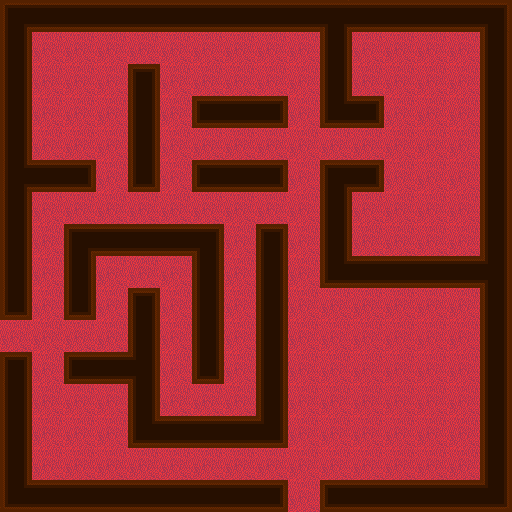

Rendered tile map (Tiled .tmx) drawn with the repository's tilesets; below, a short description and the map source with its tile grids summarised:
An orthogonal 16x16 tile map with 32x32 px tiles, 2 tile layers (moquette, Calque de Tile 1), 1 hidden layer not drawn, 3 tilesets, 1 image layer and 1 object (PlayerEntity).

<map version="1.0" orientation="orthogonal" width="16" height="16" tilewidth="32" tileheight="32">
 <tileset firstgid="1" name="min" tilewidth="32" tileheight="32">
  <image source="../tilesets/walls.png" width="256" height="192" />
 </tileset>
 <tileset firstgid="49" name="meta" tilewidth="32" tileheight="32">
  <image source="../tilesets/metaset2.png" width="128" height="96" />
  <tile id="0">
   <properties>
    <property name="type" value="wall" />
   </properties>
  </tile>
  <tile id="1">
   <properties>
    <property name="type" value="box" />
   </properties>
  </tile>
 </tileset>
 <tileset firstgid="61" name="moquette" tilewidth="32" tileheight="32">
  <image source="../tilesets/moquette.png" width="96" height="192" />
 </tileset>
 <imagelayer name="Background" width="16" height="16">
  <image source="../images/background.png" />
 </imagelayer>
 <layer name="moquette" width="16" height="16">
  <data>[256 cells, 256 non-empty, 1 distinct tile ids]</data>
 </layer>
 <layer name="Calque de Tile 1" width="16" height="16">
  <data>[256 cells, 256 non-empty, 14 distinct tile ids]</data>
 </layer>
 <layer name="meta" width="16" height="16" visible="0">
  <data>[256 cells, 114 non-empty, 2 distinct tile ids]</data>
 </layer>
 <objectgroup color="#68bd17" name="Player" width="12" height="12">
  <object name="PlayerEntity" x="0" y="320" width="32" height="32">
   <properties>
    <property name="image" value="character" />
    <property name="spriteheight" value="32" />
    <property name="spritewidth" value="32" />
   </properties>
  </object>
 </objectgroup>
</map>